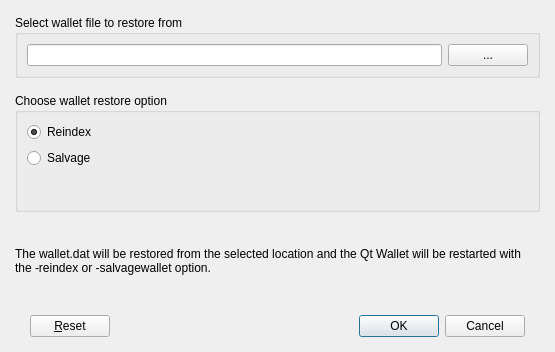
<?xml version="1.0" encoding="UTF-8"?>
<ui version="4.0">
 <class>RestoreDialog</class>
 <widget class="QDialog" name="RestoreDialog">
  <property name="geometry">
   <rect>
    <x>0</x>
    <y>0</y>
    <width>555</width>
    <height>352</height>
   </rect>
  </property>
  <property name="windowTitle">
   <string>Restore Wallet</string>
  </property>
  <layout class="QVBoxLayout" name="verticalLayout_3">
   <property name="spacing">
    <number>0</number>
   </property>
   <property name="leftMargin">
    <number>0</number>
   </property>
   <property name="topMargin">
    <number>0</number>
   </property>
   <property name="rightMargin">
    <number>0</number>
   </property>
   <property name="bottomMargin">
    <number>0</number>
   </property>
   <item>
    <layout class="QVBoxLayout" name="mainLayout">
     <property name="spacing">
      <number>15</number>
     </property>
     <property name="leftMargin">
      <number>15</number>
     </property>
     <property name="topMargin">
      <number>15</number>
     </property>
     <property name="rightMargin">
      <number>15</number>
     </property>
     <property name="bottomMargin">
      <number>15</number>
     </property>
     <item>
      <widget class="QGroupBox" name="gbWalletPath">
       <property name="title">
        <string>Select wallet file to restore from</string>
       </property>
       <layout class="QHBoxLayout" name="horizontalLayout">
        <item>
         <widget class="QLineEdit" name="txtWalletPath">
          <property name="readOnly">
           <bool>true</bool>
          </property>
         </widget>
        </item>
        <item>
         <widget class="QPushButton" name="toolWalletPath">
          <property name="text">
           <string>...</string>
          </property>
         </widget>
        </item>
       </layout>
      </widget>
     </item>
     <item>
      <widget class="QGroupBox" name="groupBox">
       <property name="minimumSize">
        <size>
         <width>0</width>
         <height>90</height>
        </size>
       </property>
       <property name="title">
        <string>Choose wallet restore option</string>
       </property>
       <layout class="QVBoxLayout" name="verticalLayout">
        <item>
         <widget class="QRadioButton" name="rbReindex">
          <property name="text">
           <string>Reindex</string>
          </property>
          <property name="checked">
           <bool>true</bool>
          </property>
         </widget>
        </item>
        <item>
         <widget class="QRadioButton" name="rbSalvage">
          <property name="text">
           <string>Salvage</string>
          </property>
         </widget>
        </item>
        <item>
         <spacer name="verticalSpacer">
          <property name="orientation">
           <enum>Qt::Vertical</enum>
          </property>
          <property name="sizeHint" stdset="0">
           <size>
            <width>20</width>
            <height>40</height>
           </size>
          </property>
         </spacer>
        </item>
       </layout>
      </widget>
     </item>
     <item>
      <spacer name="verticalSpacer_2">
       <property name="orientation">
        <enum>Qt::Vertical</enum>
       </property>
       <property name="sizeType">
        <enum>QSizePolicy::Fixed</enum>
       </property>
       <property name="sizeHint" stdset="0">
        <size>
         <width>20</width>
         <height>20</height>
        </size>
       </property>
      </spacer>
     </item>
     <item>
      <widget class="QLabel" name="lblInfo">
       <property name="text">
        <string>The wallet.dat will be restored from the selected location and the Qt Wallet will be restarted with the -reindex or -salvagewallet option.</string>
       </property>
       <property name="wordWrap">
        <bool>true</bool>
       </property>
      </widget>
     </item>
    </layout>
   </item>
   <item>
    <widget class="QWidget" name="buttonsContainerWhite" native="true">
     <layout class="QHBoxLayout" name="horizontalLayout_2">
      <property name="leftMargin">
       <number>30</number>
      </property>
      <property name="topMargin">
       <number>25</number>
      </property>
      <property name="rightMargin">
       <number>30</number>
      </property>
      <property name="bottomMargin">
       <number>15</number>
      </property>
      <item>
       <widget class="QPushButton" name="btnReset">
        <property name="text">
         <string>&amp;Reset</string>
        </property>
       </widget>
      </item>
      <item>
       <spacer name="horizontalSpacer">
        <property name="orientation">
         <enum>Qt::Horizontal</enum>
        </property>
        <property name="sizeHint" stdset="0">
         <size>
          <width>196</width>
          <height>20</height>
         </size>
        </property>
       </spacer>
      </item>
      <item>
       <widget class="QDialogButtonBox" name="btnBoxRestore">
        <property name="standardButtons">
         <set>QDialogButtonBox::Cancel|QDialogButtonBox::Ok</set>
        </property>
       </widget>
      </item>
     </layout>
    </widget>
   </item>
  </layout>
 </widget>
 <resources/>
 <connections/>
</ui>
